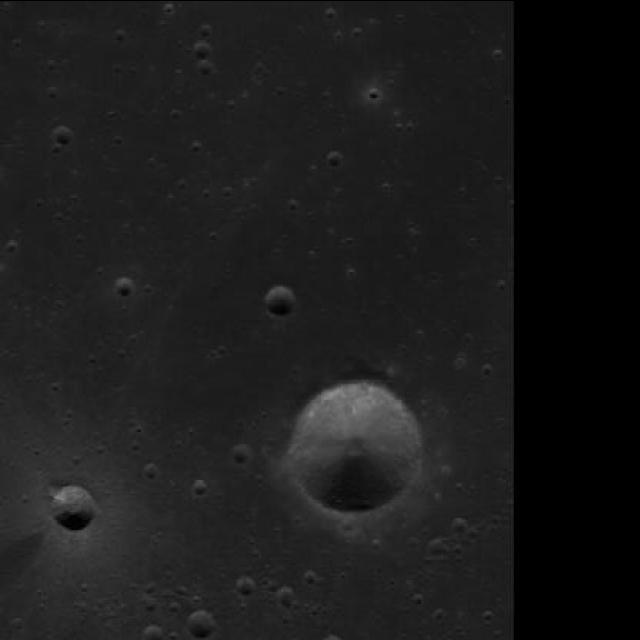
#> input picture backend/boulder_detection/download.png, 640 x 640 px
$ python png_convertor.py ../boulder_detection/download.png out.png
#> lines starting #> are read from the running program, lines starting #| are printed output that depends on the picture
#!/usr/bin/env python3
"""
TIFF → PNG converter for lunar geospatial imagery.

- Default: produces a view-optimized PNG using percentile stretch (avoids black output)
- Data mode: preserves pixel values and bit depth where possible (uint16)
- Reads TIFF robustly (prefers tifffile; falls back to OpenCV IMREAD_UNCHANGED)
- Handles float/signed/large-integer data with safe conversions
- Supports selecting specific bands when TIFF has > 4 bands

Usage examples:
  python png_convertor.py input.tif output.png
  python png_convertor.py input.tif output.png --compression 3
  python png_convertor.py input_multiband.tif output.png --bands 1,2,3
  python png_convertor.py input.tif output.png --mode data
  python png_convertor.py input.tif output.png --mode display --clip 2,98
"""

import argparse
import sys
from pathlib import Path

import cv2
import numpy as np

try:
    import tifffile  # type: ignore
    _HAS_TIFFFILE = True
except Exception:
    tifffile = None
    _HAS_TIFFFILE = False


# [19 lines left out: function parse_band_indices, not called in this run]


def load_tiff_preserve_dtype(input_path: Path) -> tuple[np.ndarray, bool]:
    """Load TIFF as ndarray, returning (array, is_bgr_order).

    If OpenCV is used for multi-channel, returns True for BGR ordering.
    """
    if _HAS_TIFFFILE:
        try:
            arr = tifffile.imread(str(input_path))
            if arr is None:
                raise ValueError(f"Failed to read image: {input_path}")
            # Handle channels-first data (C,H,W) → (H,W,C)
            if arr.ndim == 3 and arr.shape[0] in (3, 4) and arr.shape[2] not in (3, 4):
                arr = np.transpose(arr, (1, 2, 0))
            return arr, False
        except Exception as tif_err:
            # Fallback to OpenCV if tifffile fails (e.g., requires imagecodecs for LZW)
            arr_cv = cv2.imread(str(input_path), cv2.IMREAD_UNCHANGED)
            if arr_cv is None:
                raise ValueError(
                    "Failed to read TIFF with tifffile and OpenCV. "
                    f"tifffile error: {tif_err}. If the TIFF is LZW-compressed, install 'imagecodecs' (e.g., 'pip install imagecodecs') and retry."
                )
            is_bgr_cv = arr_cv.ndim == 3 and arr_cv.shape[2] in (3, 4)
            return arr_cv, is_bgr_cv

    # Fallback to OpenCV
    arr = cv2.imread(str(input_path), cv2.IMREAD_UNCHANGED)
    if arr is None:
        raise ValueError(f"Failed to read image: {input_path}")
    # OpenCV loads color as BGR/BGRA
    is_bgr = arr.ndim == 3 and arr.shape[2] in (3, 4)
    return arr, is_bgr


def select_bands_if_needed(image: np.ndarray, bands: list | None) -> np.ndarray:
    if image.ndim == 2:
        return image
    if image.ndim != 3:
        raise ValueError("Unsupported image shape: expected 2D or 3D array")

    height, width, num_channels = image.shape

    if num_channels <= 4:
        return image

    # More than 4 channels → require band selection or default to first 3
    if bands is None:
        return image[:, :, :3]

    # Validate provided band indices
    if max(bands) >= num_channels:
        raise ValueError(
            f"Requested band index exceeds available channels (requested up to {max(bands)+1}, available {num_channels})"
        )
    # Stack bands along channel dim in provided order
    return np.dstack([image[:, :, b] for b in bands])


def percentile_stretch(image: np.ndarray, low: float = 2.0, high: float = 98.0) -> np.ndarray:
    """Scale image to uint8 using per-channel percentile stretch for display.

    - Ignores non-finite values
    - If vmin == vmax, outputs mid-gray 128 for that channel
    """
    image_f = image.astype(np.float64)
    if image.ndim == 2:
        finite = np.isfinite(image_f)
        if not np.any(finite):
            return np.zeros_like(image, dtype=np.uint8)
        vmin = np.percentile(image_f[finite], low)
        vmax = np.percentile(image_f[finite], high)
        if vmin == vmax:
            return np.full_like(image, 128, dtype=np.uint8)
        scaled = (image_f - vmin) / (vmax - vmin)
        scaled = np.clip(scaled, 0.0, 1.0)
        return (scaled * 255.0 + 0.5).astype(np.uint8)

    # HWC
    channels = image.shape[2]
    out = np.zeros((image.shape[0], image.shape[1], channels), dtype=np.uint8)
    for c in range(channels):
        band = image_f[:, :, c]
        finite = np.isfinite(band)
        if not np.any(finite):
            out[:, :, c] = 0
            continue
        vmin = np.percentile(band[finite], low)
        vmax = np.percentile(band[finite], high)
        if vmin == vmax:
            out[:, :, c] = 128
            continue
        scaled = (band - vmin) / (vmax - vmin)
        scaled = np.clip(scaled, 0.0, 1.0)
        out[:, :, c] = (scaled * 255.0 + 0.5).astype(np.uint8)
    return out


# [59 lines left out: function convert_dtype_to_png_compatible, not called in this run]


def save_png_lossless(image: np.ndarray, output_path: Path, compression: int = 3) -> None:
    compression = int(np.clip(compression, 0, 9))
    params = [cv2.IMWRITE_PNG_COMPRESSION, compression]
    ok = cv2.imwrite(str(output_path), image, params)
    if not ok:
        raise ValueError(f"Failed to write PNG: {output_path}")


def convert_tif_to_png(
    input_tif: Path,
    output_png: Path,
    compression: int = 3,
    bands: list | None = None,
    mode: str = "display",
    clip_low: float = 2.0,
    clip_high: float = 98.0,
) -> None:
    image, is_bgr = load_tiff_preserve_dtype(input_tif)
    image = select_bands_if_needed(image, bands)

    # If OpenCV read BGR for 3/4-channel images, convert to RGB/RGBA.
    if is_bgr and image.ndim == 3 and image.shape[2] == 3:
        image = cv2.cvtColor(image, cv2.COLOR_BGR2RGB)
    elif is_bgr and image.ndim == 3 and image.shape[2] == 4:
        image = cv2.cvtColor(image, cv2.COLOR_BGRA2RGBA)

    note = ""
    if mode == "display":
        # Make a viewer-friendly PNG (uint8) via percentile stretch
        image_disp = percentile_stretch(image, low=clip_low, high=clip_high)
        save_png_lossless(image_disp, output_png, compression=compression)
    else:
        # Data-preserving PNG as much as PNG allows
        converted, note = convert_dtype_to_png_compatible(image)
        save_png_lossless(converted, output_png, compression=compression)

    if note:
        print(f"⚠️  Note: {note}")


def main(argv: list[str] | None = None) -> int:
    parser = argparse.ArgumentParser(
        description=(
            "Convert a TIFF (GeoTIFF pixel data) to PNG. Default mode generates a view-optimized PNG using "
            "percentile stretch to avoid black output; use --mode data to preserve values."
        ),
    )
    parser.add_argument("input_tif", type=Path, help="Path to input .tif/.tiff image")
    parser.add_argument("output_png", type=Path, help="Path to output .png image")
    parser.add_argument(
        "--compression",
        type=int,
        default=3,
        help="PNG compression level 0-9 (lossless). Higher is smaller and slower (default: 3)",
    )
    parser.add_argument(
        "--bands",
        type=parse_band_indices,
        default=None,
        help="Comma-separated 1-based band indices to export if input has >4 bands (e.g., 1,2,3)",
    )
    parser.add_argument(
        "--mode",
        choices=["display", "data"],
        default="display",
        help="display: viewer-friendly stretch to uint8; data: preserve data values/bit depth (default: display)",
    )
    parser.add_argument(
        "--clip",
        type=str,
        default="2,98",
        help="Low,High percentiles for display stretch (e.g., 2,98). Only used in display mode.",
    )

    args = parser.parse_args(argv)

    input_path: Path = args.input_tif
    output_path: Path = args.output_png

    if not input_path.exists():
        print(f"❌ Input not found: {input_path}")
        return 1
    if input_path.suffix.lower() not in {".tif", ".tiff"}:
        print("⚠️  Input does not look like a TIFF; proceeding anyway.")

    output_path.parent.mkdir(parents=True, exist_ok=True)

    # Parse clip percentiles
    try:
        low_str, high_str = (args.clip.split(",") + ["", ""])[:2]
        clip_low = float(low_str)
        clip_high = float(high_str)
    except Exception:
        print("⚠️  Invalid --clip value, using default 2,98")
        clip_low, clip_high = 2.0, 98.0
    clip_low = float(np.clip(clip_low, 0.0, 50.0))
    clip_high = float(np.clip(clip_high, 50.0, 100.0))
    if clip_low >= clip_high:
        clip_low, clip_high = 2.0, 98.0

    try:
        convert_tif_to_png(
            input_tif=input_path,
            output_png=output_path,
            compression=args.compression,
            bands=args.bands,
            mode=args.mode,
            clip_low=clip_low,
            clip_high=clip_high,
        )
#> in load_tiff_preserve_dtype, arr_cv is the input picture: shape (640, 640, 3); min 0, max 141, mean 27.6
#> in convert_tif_to_png, `image, is_bgr = load_tiff_preserve_dtype(input_tif)`: is_bgr = True
#> the loop in percentile_stretch, `for c in range(channels):` made 3 passes
#> pass 1, in percentile_stretch, `scaled = (band - vmin) / (vmax - vmin)`:
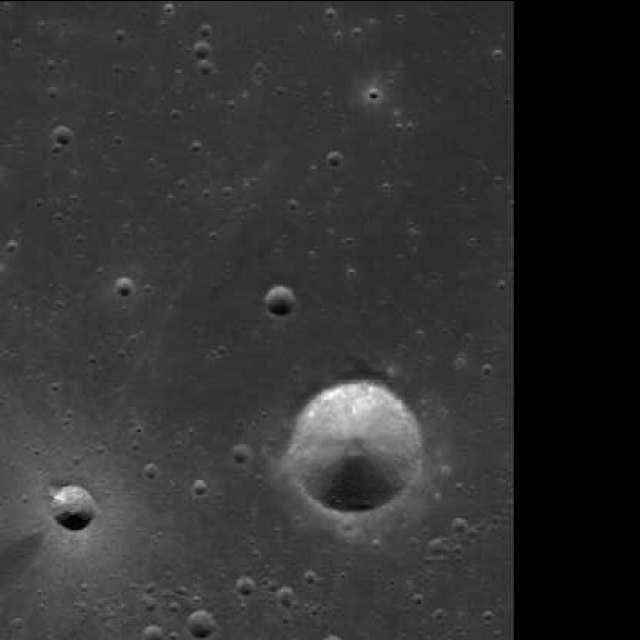
#> scaled: shape (640, 640) float64; min 0, max 2.17, mean 0.425; drawn with min black and max white
#> pass 1, in percentile_stretch, `scaled = np.clip(scaled, 0.0, 1.0)`:
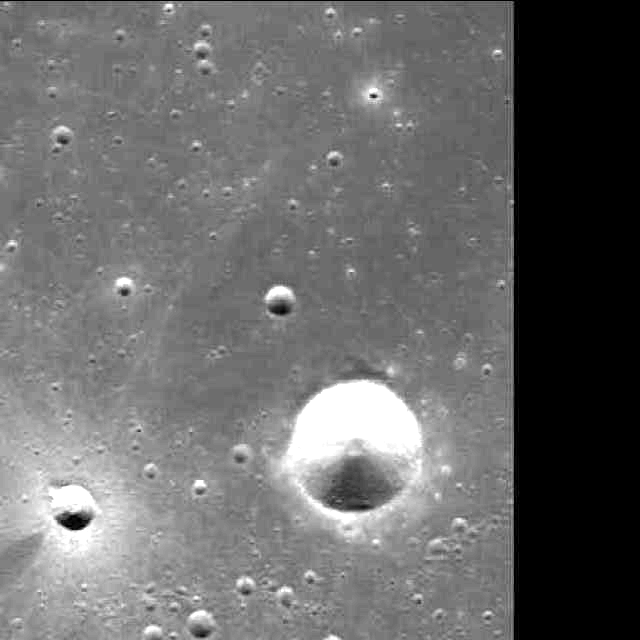
#> scaled: shape (640, 640) float64; min 0, max 1, mean 0.418
        print(f"✅ Saved PNG: {output_path}")
        return 0
    except Exception as exc:
        print(f"❌ Conversion failed: {exc}")
        return 1


if __name__ == "__main__":
    sys.exit(main())
#> (the program exits here)
